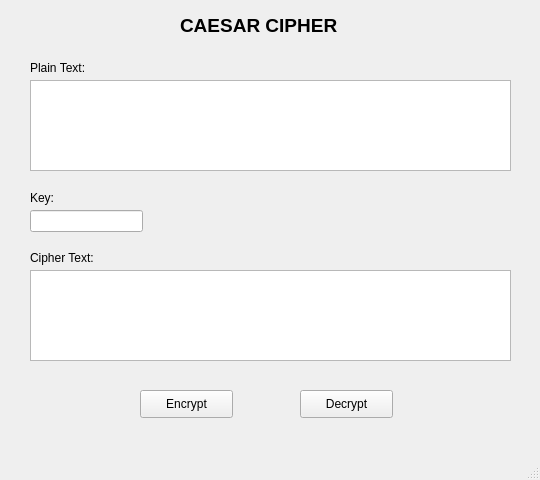
<?xml version="1.0" encoding="UTF-8"?>
<ui version="4.0">
 <class>MainWindow</class>
 <widget class="QMainWindow" name="MainWindow">
  <property name="geometry">
   <rect>
    <x>0</x>
    <y>0</y>
    <width>540</width>
    <height>480</height>
   </rect>
  </property>
  <property name="windowTitle">
   <string>Caesar Cipher</string>
  </property>
  <widget class="QWidget" name="centralwidget">
   <widget class="QLabel" name="label_title">
    <property name="geometry">
     <rect>
      <x>180</x>
      <y>10</y>
      <width>200</width>
      <height>31</height>
     </rect>
    </property>
    <property name="font">
     <font>
      <pointsize>14</pointsize>
      <weight>75</weight>
      <bold>true</bold>
     </font>
    </property>
    <property name="text">
     <string>CAESAR CIPHER</string>
    </property>
   </widget>
   <widget class="QLabel" name="label_plain_text">
    <property name="geometry">
     <rect>
      <x>30</x>
      <y>60</y>
      <width>101</width>
      <height>16</height>
     </rect>
    </property>
    <property name="text">
     <string>Plain Text:</string>
    </property>
   </widget>
   <widget class="QTextEdit" name="txt_plain_text">
    <property name="geometry">
     <rect>
      <x>30</x>
      <y>80</y>
      <width>481</width>
      <height>91</height>
     </rect>
    </property>
   </widget>
   <widget class="QLabel" name="label_key">
    <property name="geometry">
     <rect>
      <x>30</x>
      <y>190</y>
      <width>55</width>
      <height>16</height>
     </rect>
    </property>
    <property name="text">
     <string>Key:</string>
    </property>
   </widget>
   <widget class="QLineEdit" name="txt_key">
    <property name="geometry">
     <rect>
      <x>30</x>
      <y>210</y>
      <width>113</width>
      <height>22</height>
     </rect>
    </property>
   </widget>
   <widget class="QLabel" name="label_cipher_text">
    <property name="geometry">
     <rect>
      <x>30</x>
      <y>250</y>
      <width>101</width>
      <height>16</height>
     </rect>
    </property>
    <property name="text">
     <string>Cipher Text:</string>
    </property>
   </widget>
   <widget class="QTextEdit" name="txt_cipher_text">
    <property name="geometry">
     <rect>
      <x>30</x>
      <y>270</y>
      <width>481</width>
      <height>91</height>
     </rect>
    </property>
   </widget>
   <widget class="QPushButton" name="btn_encrypt">
    <property name="geometry">
     <rect>
      <x>140</x>
      <y>390</y>
      <width>93</width>
      <height>28</height>
     </rect>
    </property>
    <property name="text">
     <string>Encrypt</string>
    </property>
   </widget>
   <widget class="QPushButton" name="btn_decrypt">
    <property name="geometry">
     <rect>
      <x>300</x>
      <y>390</y>
      <width>93</width>
      <height>28</height>
     </rect>
    </property>
    <property name="text">
     <string>Decrypt</string>
    </property>
   </widget>
  </widget>
  <widget class="QMenuBar" name="menubar"/>
  <widget class="QStatusBar" name="statusbar"/>
 </widget>
 <resources/>
 <connections/>
</ui>
